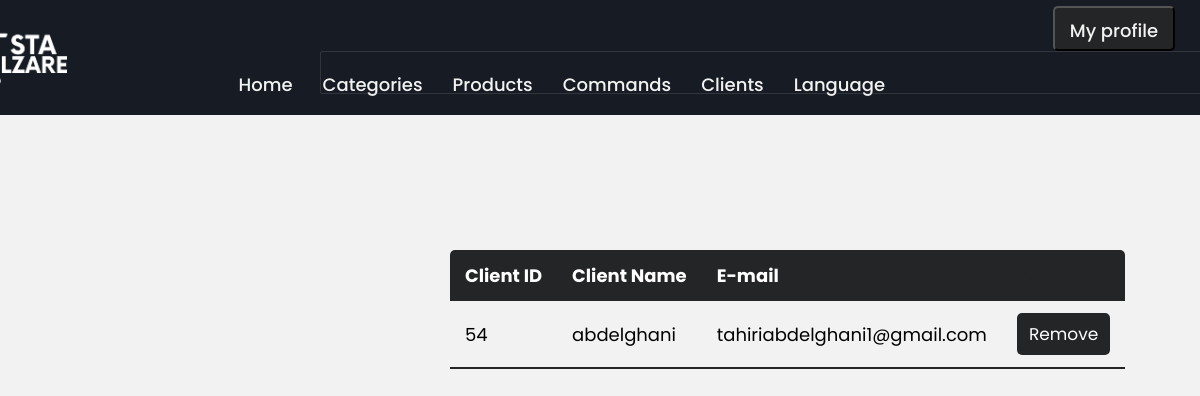
Page /elzareesta/php/clients.admin.php on the committed database.
### tables this page shows
CREATE TABLE `client` (
  `clientID` int(21) NOT NULL,
  `clientName` text DEFAULT NULL,
  `email` text DEFAULT NULL,
  `password` text DEFAULT NULL,
  `registrationDate` date DEFAULT NULL,
  `type` int(1) NOT NULL
);

### elzareesta/php/clients.admin.php (the view, shortened to what this page needs)
<?php
require("conn.php");
$sql = "select *from client where type=0";
$result = mysqli_query($conn,$sql);
?>
<!DOCTYPE html>
<html lang="en" dir="ltr">
    <head>
        <link rel="stylesheet" href="../css/tables.admin.css">
    </head>
<body>
    <nav>
        <div class="wrapper">
            <div class="logo"><a href="index.php"><img width="200px" style="margin-top:-40px;" src="../images/estaelzarelogo.png" alt=""></a></div>
            <ul class="nav-links">
                <li><a href="home.admin.php">Home</a></li>
                <li>
                    <a href="categories.admin.php" class="desktop-item">Categories</a>
                </li>
                <li><a href="products.admin.php">Products</a></li>
                <li><a href="commands.admin.php">Commands</a></li>
                <li><a href="clients.admin.php">Clients</a></li>
                <li>
                    <a href="#" class="desktop-item">Language</a>
                </li>
            </ul>
        </div>
          <div style="margin-top:-75px;" class="profile">
            <li><a href="profile.php"><button>My profile</button></a></li>
        </div>
        <form  action="signout.inc.php">
        </form>
    </nav>
    <br><br><br><br><br><br>
    <?php if (mysqli_num_rows($result) > 0 ):?>
    <div class=clients>
    <table class=table>
        <thead>
            <th>Client ID</th>
            <th>Client Name</th>
            <th>E-mail</th>
            <th style="color: #242526;">revomve</th>
        </thead>
            <?php foreach ($result as $client) :?>
        <tbody>
            <td><?= $client['clientID']?></td>
            <td><?= $client['clientName'] ?></td>
            <td><?= $client['email'] ?></td>
            <td><a href="deleteclient.php?id=<?= $client['clientID'] ?>"><button class=btn>Remove</button></td></a>
        </tbody>
            <?php endforeach?>
        <?php else  :?>
        <h1 style="margin-left:620px;margin-top:100px;">No clients yet.</h1>
        <?php endif ?>
    </table>
    </div>
</body>
</html>

### elzareesta/css/tables.admin.css (style rules this page uses)
* { margin: 0; padding: 0; box-sizing: border-box; font-family: 'Poppins', sans-serif; position: relative; }
body { background: #f2f2f2; }
nav { position: fixed; height: 115px; z-index: 99; width: 100%; background: #171c24; }
nav .wrapper { padding: 0px; position: relative; max-width: 1300px; padding: 0px 30px; height: 100; line-height: 70px; margin: auto; margin-top: 50px; display: flex; justify-content: space-between; }
.wrapper .logo a img { margin-left: -260px; padding-bottom: 0px; margin-top: -1.5pc; float: left; }
.wrapper .nav-links { margin-top: 0px; display: inline-flex; margin-right: 270px; }
.nav-links li { list-style: none; }
.profile li { list-style: none; }
.profile li a button { float: right; margin-right: 25px; height: 45px; margin-top: -40px; color: #f2f2f2; background:#242526; cursor: pointer; text-decoration: none; font-size: 18px; font-weight: 500; padding: 9px 15px; border-radius: 5px; transition: all 0.3s ease; }
.nav-links li a { color: #f2f2f2; text-decoration: none; font-size: 18px; font-weight: 500; padding: 9px 15px; border-radius: 5px; transition: all 0.3s ease; }
nav form { display: flex; margin-top: -115px; margin-left :320px; height: 43px; width: 900px; padding: 2px; min-width: 18%!important; border-radius: 2px; border: 1px solid rgba(155,155,155,0.2); }
.clients { margin-top: 100px; margin-left: 450px; }
.table { border-collapse: collapse; margin: 25px 0; font-size : 18px; min-width : 400px; border-radius: 5px 5px 0 0; overflow: hidden; box-shadow: 0 0 20px rgba (0,0,0,0.15); }
.table th, .table td { padding: 12px 15px; }
.btn { color: white; background-color:#242526 ; cursor: pointer; font-size: 17px; padding: 8px 12px; border: 0px; border-radius: 5px; }

### rows in the picture
client: clientID "54", clientName "abdelghani", email "tahiriabdelghani1@gmail.com"
